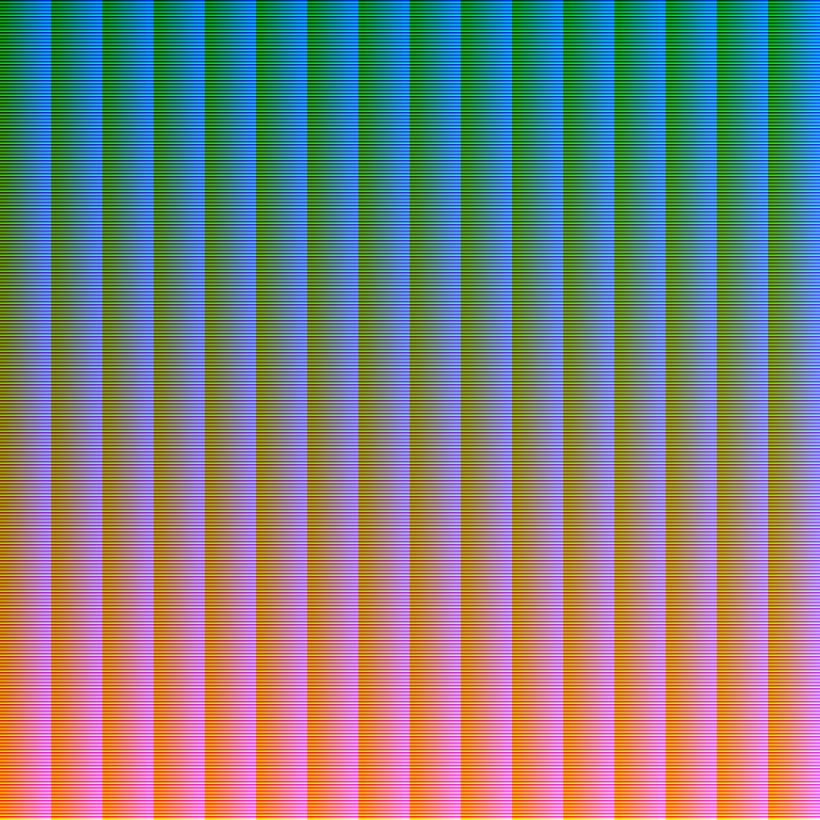
#> input picture assets/database/profiles/rgb.png, 4096 x 4096 px, given in place of flashdrive_red.png, which was not available (shown at 1/5 size)
$ python Thumbnailer.py   (older library calls are emulated)
#> lines starting #> are read from the running program, lines starting #| are printed output that depends on the picture; pictures that were not available may be replaced by others from this repository, and a replacement may not be noted
### assets/objects/PyImEdit.py
import sys, os
import math, random, csv
from PIL import Image

import assets.modules.PixelFunctions as PF
from assets.objects.Pixel import Pixel
from assets.objects.Palette import Palette
from assets.objects.Profile import Profile
from assets.objects.TimeReporter import TimeReporter

class PyImEdit:
    def __init__(self, input_dir=None, output_dir=None, image_name=None):
        self.set_image_input_dir(input_dir)
        self.set_image_output_dir(output_dir)
        if image_name:
            self.load_image(image_name)

    def load_image(self, image_name):
#> called with image_name = 'flashdrive_red.png'
        self.image_name = image_name[:-4] #don't include file extension in image_name
        self.image_fp = "{}{}".format(self.image_input_dir, image_name)
        image = Image.open(self.image_fp)
#> image is the input picture: PIL image 4096x4096 RGB; mean R, G, B 127.5, 127.5, 127.5
        self.init_vars(image)

    def init_vars(self, image):
        self.image = image
        self.xsize, self.ysize = image.size
#> self.xsize = 4096; self.ysize = 4096
        self.pix = image.load()

    def show_active_directories(self):
        print("Current input directory: {}".format(self.image_input_dir))
        print("Current output directory: {}".format(self.image_output_dir), end="\n\n")

    def set_image_input_dir(self, input_dir):
        self.image_input_dir = input_dir

    def set_image_output_dir(self, output_dir):
        self.image_output_dir = output_dir

    def set_palette_dir(self, palette_dir):
        self.palette_dir = palette_dir

    def get_pix(self):
        return self.pix

    def get_size(self):
        return self.image.size

    def get_image(self):
        return self.image

    def get_image_name(self):
        return self.image_name

    def show(self):
        self.image.show()

    # [4 lines left out: function create_canvas, not called in this run]

    def use_canvas(self):
        self.init_vars(self.canvas)

    def show_canvas(self):
        self.canvas.show()

    def save(self, save_name):
        save_fp = "{}{}.png".format(self.image_output_dir, save_name)
        self.image.save(save_fp)
        print("Image saved at {}".format(save_fp))

    # [13 lines left out: functions get_pixel_region, crop, not called in this run]

    def resize(self, xsize, ysize):
        image = self.image.resize((xsize, ysize))
        self.init_vars(image)

    def apply_thumbnail(self, point, thumbnail_name):
#> called with point = (0, 0), thumbnail_name = 'top_rated_seller'
        thumbnail_fp = "./assets/images/thumbnailer/thumbnails/{}.png".format(thumbnail_name)
        tn_xsize = int(self.xsize * 0.20)
#> tn_xsize = 819
        tn_ysize = int(self.ysize * 0.20)
#> tn_ysize = 819
        thumbnail_im = Image.open(thumbnail_fp).resize((tn_xsize, tn_ysize))
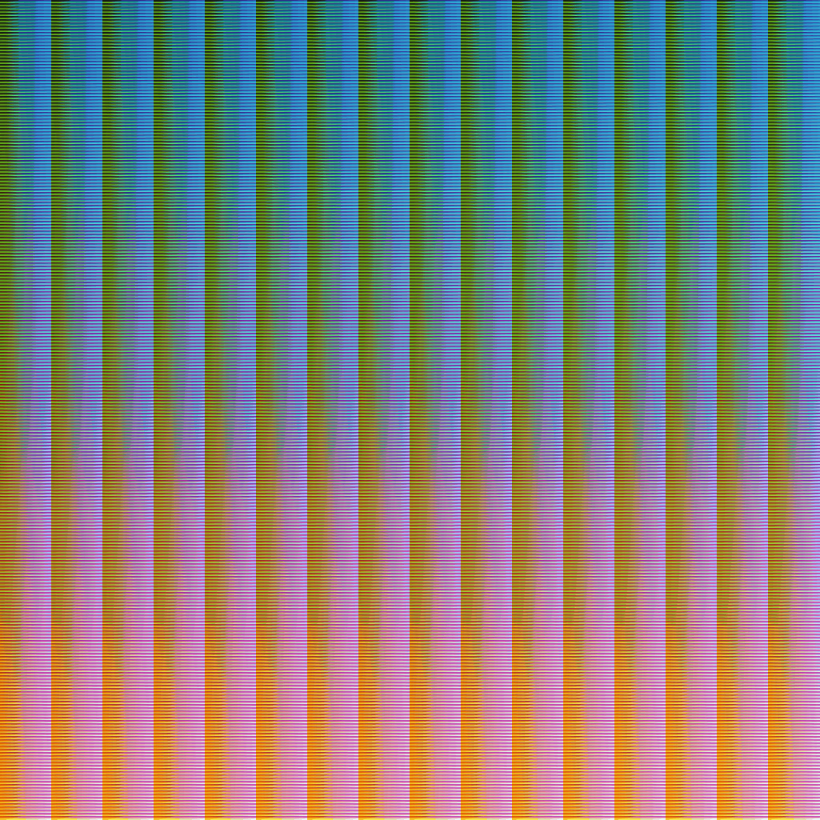
#> input picture assets/database/profiles/rgb_mc1.12.2.png, 4096 x 4096 px, given in place of top_rated_seller.png, which was not available (shown at 1/5 size)
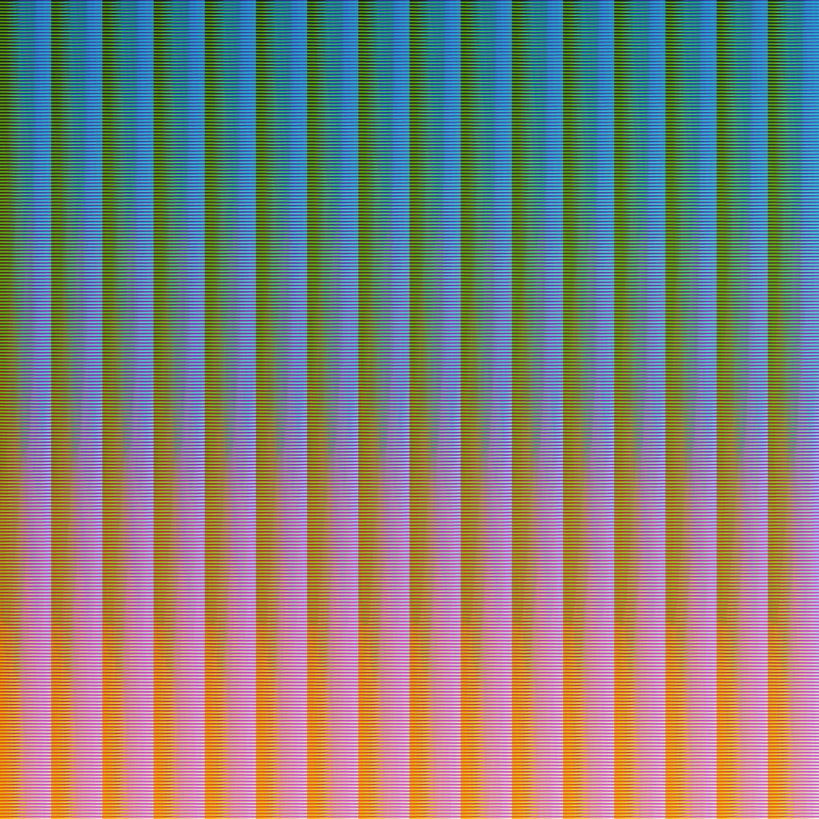
#> thumbnail_im: PIL image 819x819 RGB; mean R, G, B 130.5, 127.8, 122
        tn_pix = thumbnail_im.load()

        x, y = point
        for yi in range(tn_ysize):
            for xi in range(tn_ysize):
                self.pix[xi+x, yi+y] = tn_pix[xi, yi]

    # [183 lines left out: functions compose_from_palette, compose_image_from_profile, round_to, colorscale, grayscale, sharpen and 7 more, not called in this run]

### Thumbnailer.py
import os
from assets.objects.PyImEdit import PyImEdit

input_dir = "./assets/images/thumbnailer/images_to_apply_thumbnail/"
output_dir = "./assets/images/thumbnailer/output/"

flashdrive_colors = ["red", "green", "blue", "yellow", "megenta", "cyan","white", "black", "gray"]
thumbnails = ["top_rated_seller", "free_shipping"]
flashdrive = PyImEdit()
flashdrive.set_image_input_dir(input_dir)
flashdrive.set_image_output_dir(output_dir)

thumbnail_name = thumbnails[0]
for color in flashdrive_colors:
    flashdrive_name = "flashdrive_{}.png".format(color)
    flashdrive.load_image(flashdrive_name)
    flashdrive.apply_thumbnail((0,0), thumbnail_name)
    save_name = "{}_thumbnailed".format(flashdrive.get_image_name())
    flashdrive.save(save_name)
#> in save, `self.image.save(save_fp)`:
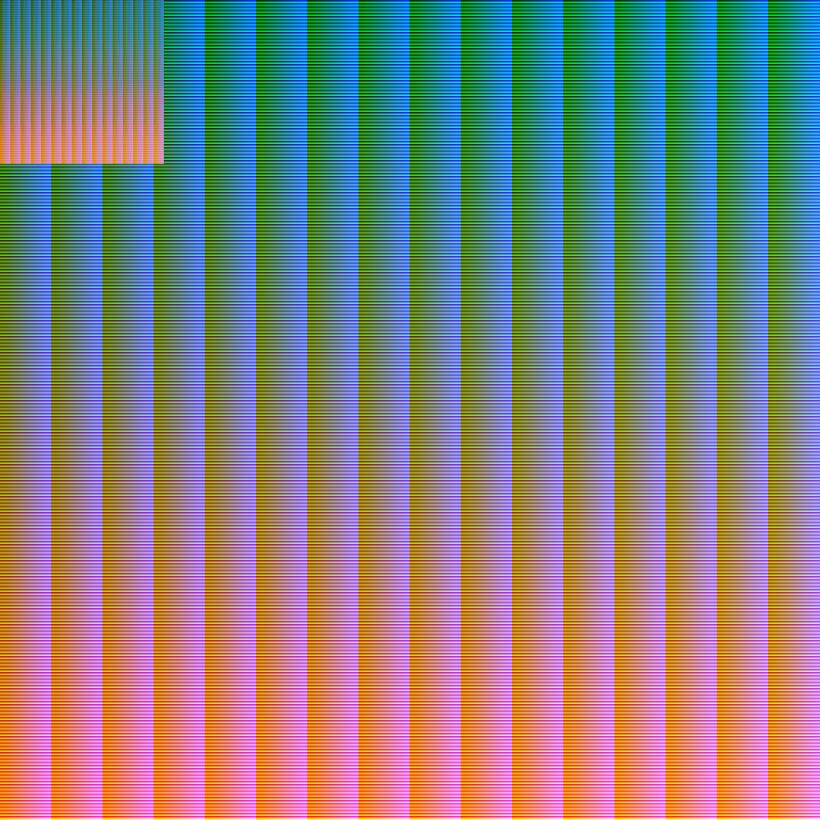
#> saved as flashdrive_red_thumbnailed.png: PIL image 4096x4096 RGB (shown at 1/5 size); mean R, G, B 131.7, 127.8, 127.5
#> (the run stopped early here; a loop or call above may not have finished)
